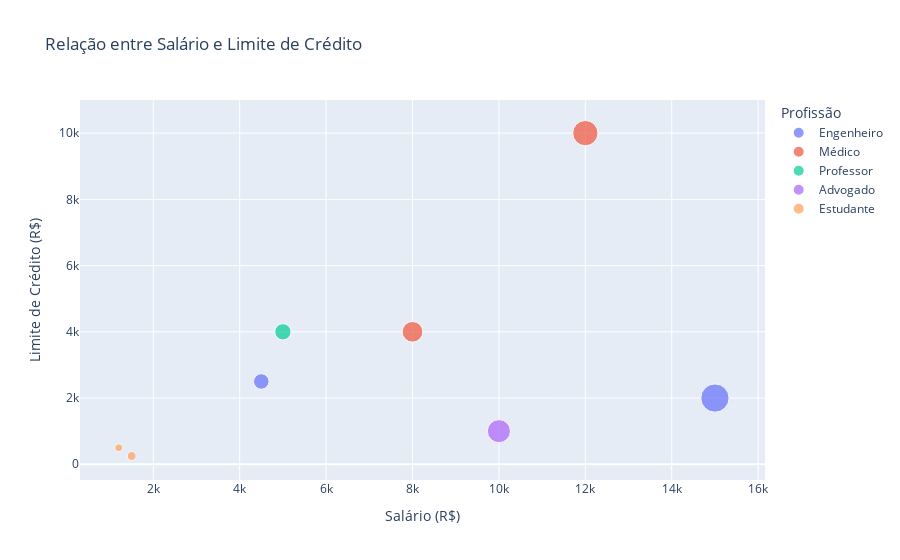

Notebook cell for this chart:
### Code cell
# Grafico de dispersão: Relação entre Salário e limite de Crédito
fig1 = px.scatter(df, x='Salário', y='Limite_Credito',
                  title='Relação entre Salário e Limite de Crédito',
                  labels={'Salário': 'Salário (R$)', 'Limite_Credito': 'Limite de Crédito (R$)'},
                  color='Profissão',
                  size='Salário')

fig1.show()
'''
Mostra a relação entre salário e limite de crédito, permitindo identificar uma possível correlação direta.

'''

### Figure 1 — Plotly figure (JSON) as saved in the notebook; plotly's stock layout.template omitted (floating-point values rounded to 4 significant figures)
{"data": [{"hovertemplate": "Profissão=Engenheiro<br>Salário (R$)=%{marker.size}<br>Limite de Crédito (R$)=%{y}<extra></extra>", "legendgroup": "Engenheiro", "marker": {"color": "#636efa", "size": [4500, 15000], "sizemode": "area", "sizeref": 37.5, "symbol": "circle"}, "mode": "markers", "name": "Engenheiro", "orientation": "v", "showlegend": true, "type": "scatter", "x": [4500, 15000], "xaxis": "x", "y": [2500, 2000], "yaxis": "y"}, {"hovertemplate": "Profissão=Médico<br>Salário (R$)=%{marker.size}<br>Limite de Crédito (R$)=%{y}<extra></extra>", "legendgroup": "Médico", "marker": {"color": "#EF553B", "size": [8000, 12000], "sizemode": "area", "sizeref": 37.5, "symbol": "circle"}, "mode": "markers", "name": "Médico", "orientation": "v", "showlegend": true, "type": "scatter", "x": [8000, 12000], "xaxis": "x", "y": [4000, 10000], "yaxis": "y"}, {"hovertemplate": "Profissão=Professor<br>Salário (R$)=%{marker.size}<br>Limite de Crédito (R$)=%{y}<extra></extra>", "legendgroup": "Professor", "marker": {"color": "#00cc96", "size": [5000], "sizemode": "area", "sizeref": 37.5, "symbol": "circle"}, "mode": "markers", "name": "Professor", "orientation": "v", "showlegend": true, "type": "scatter", "x": [5000], "xaxis": "x", "y": [4000], "yaxis": "y"}, {"hovertemplate": "Profissão=Advogado<br>Salário (R$)=%{marker.size}<br>Limite de Crédito (R$)=%{y}<extra></extra>", "legendgroup": "Advogado", "marker": {"color": "#ab63fa", "size": [10000], "sizemode": "area", "sizeref": 37.5, "symbol": "circle"}, "mode": "markers", "name": "Advogado", "orientation": "v", "showlegend": true, "type": "scatter", "x": [10000], "xaxis": "x", "y": [1000], "yaxis": "y"}, {"hovertemplate": "Profissão=Estudante<br>Salário (R$)=%{marker.size}<br>Limite de Crédito (R$)=%{y}<extra></extra>", "legendgroup": "Estudante", "marker": {"color": "#FFA15A", "size": [1200, 1500], "sizemode": "area", "sizeref": 37.5, "symbol": "circle"}, "mode": "markers", "name": "Estudante", "orientation": "v", "showlegend": true, "type": "scatter", "x": [1200, 1500], "xaxis": "x", "y": [500, 250], "yaxis": "y"}], "layout": {"legend": {"itemsizing": "constant", "title": {"text": "Profissão"}, "tracegroupgap": 0}, "title": {"text": "Relação entre Salário e Limite de Crédito"}, "xaxis": {"anchor": "y", "domain": [0, 1], "title": {"text": "Salário (R$)"}}, "yaxis": {"anchor": "x", "domain": [0, 1], "title": {"text": "Limite de Crédito (R$)"}}}}
